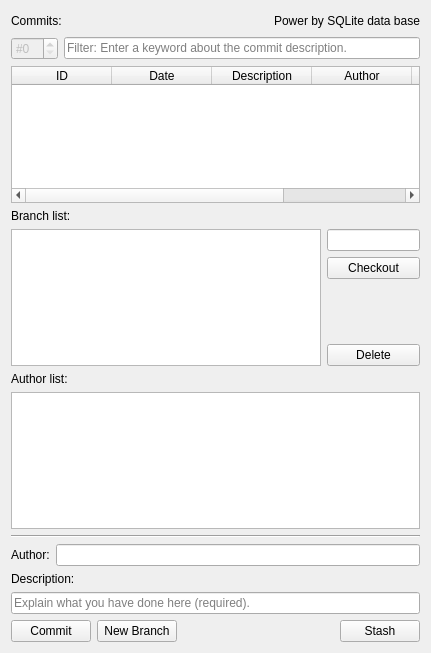
<?xml version="1.0" encoding="UTF-8"?>
<ui version="4.0">
 <class>Form</class>
 <widget class="QWidget" name="Form">
  <property name="geometry">
   <rect>
    <x>0</x>
    <y>0</y>
    <width>431</width>
    <height>653</height>
   </rect>
  </property>
  <property name="windowTitle">
   <string>Form</string>
  </property>
  <property name="windowIcon">
   <iconset resource="../../icons.qrc">
    <normaloff>:/icons/git.png</normaloff>:/icons/git.png</iconset>
  </property>
  <layout class="QVBoxLayout" name="verticalLayout_2">
   <item>
    <layout class="QHBoxLayout" name="horizontalLayout_5">
     <item>
      <widget class="QLabel" name="CommitTable_text">
       <property name="text">
        <string>Commits:</string>
       </property>
      </widget>
     </item>
     <item>
      <spacer name="horizontalSpacer_2">
       <property name="orientation">
        <enum>Qt::Horizontal</enum>
       </property>
       <property name="sizeHint" stdset="0">
        <size>
         <width>40</width>
         <height>20</height>
        </size>
       </property>
      </spacer>
     </item>
     <item>
      <widget class="QLabel" name="label_2">
       <property name="text">
        <string>&lt;html&gt;&lt;head/&gt;&lt;body&gt;&lt;p&gt;&lt;img src=&quot;:/icons/SQL_icon.png&quot; width=&quot;15&quot;/&gt;Power by SQLite data base&lt;/p&gt;&lt;/body&gt;&lt;/html&gt;</string>
       </property>
      </widget>
     </item>
    </layout>
   </item>
   <item>
    <layout class="QHBoxLayout" name="horizontalLayout_3">
     <item>
      <widget class="QSpinBox" name="commit_current_id">
       <property name="enabled">
        <bool>false</bool>
       </property>
       <property name="prefix">
        <string>#</string>
       </property>
      </widget>
     </item>
     <item>
      <widget class="QLineEdit" name="commit_search_text">
       <property name="placeholderText">
        <string>Filter: Enter a keyword about the commit description.</string>
       </property>
      </widget>
     </item>
    </layout>
   </item>
   <item>
    <widget class="QTableWidget" name="CommitTable">
     <property name="editTriggers">
      <set>QAbstractItemView::NoEditTriggers</set>
     </property>
     <property name="selectionBehavior">
      <enum>QAbstractItemView::SelectRows</enum>
     </property>
     <property name="verticalScrollMode">
      <enum>QAbstractItemView::ScrollPerPixel</enum>
     </property>
     <property name="horizontalScrollMode">
      <enum>QAbstractItemView::ScrollPerPixel</enum>
     </property>
     <column>
      <property name="text">
       <string>ID</string>
      </property>
     </column>
     <column>
      <property name="text">
       <string>Date</string>
      </property>
     </column>
     <column>
      <property name="text">
       <string>Description</string>
      </property>
     </column>
     <column>
      <property name="text">
       <string>Author</string>
      </property>
     </column>
     <column>
      <property name="text">
       <string>Previous</string>
      </property>
     </column>
     <column>
      <property name="text">
       <string>Branch</string>
      </property>
     </column>
    </widget>
   </item>
   <item>
    <widget class="QLabel" name="label">
     <property name="text">
      <string>Branch list:</string>
     </property>
    </widget>
   </item>
   <item>
    <layout class="QHBoxLayout" name="horizontalLayout_2">
     <item>
      <widget class="QListWidget" name="BranchList"/>
     </item>
     <item>
      <layout class="QVBoxLayout" name="verticalLayout">
       <item>
        <widget class="QLineEdit" name="branch_current">
         <property name="sizePolicy">
          <sizepolicy hsizetype="Fixed" vsizetype="Fixed">
           <horstretch>0</horstretch>
           <verstretch>0</verstretch>
          </sizepolicy>
         </property>
         <property name="maximumSize">
          <size>
           <width>93</width>
           <height>16777215</height>
          </size>
         </property>
         <property name="readOnly">
          <bool>true</bool>
         </property>
        </widget>
       </item>
       <item>
        <widget class="QPushButton" name="branch_checkout">
         <property name="statusTip">
          <string>Switch and load the latest commit of this branch.</string>
         </property>
         <property name="text">
          <string>Checkout</string>
         </property>
         <property name="icon">
          <iconset resource="../../icons.qrc">
           <normaloff>:/icons/git.png</normaloff>:/icons/git.png</iconset>
         </property>
        </widget>
       </item>
       <item>
        <spacer name="verticalSpacer">
         <property name="orientation">
          <enum>Qt::Vertical</enum>
         </property>
         <property name="sizeHint" stdset="0">
          <size>
           <width>20</width>
           <height>40</height>
          </size>
         </property>
        </spacer>
       </item>
       <item>
        <widget class="QPushButton" name="branch_delete">
         <property name="statusTip">
          <string>Remove all the commits on this branch.</string>
         </property>
         <property name="text">
          <string>Delete</string>
         </property>
         <property name="icon">
          <iconset resource="../../icons.qrc">
           <normaloff>:/icons/delete.png</normaloff>:/icons/delete.png</iconset>
         </property>
        </widget>
       </item>
      </layout>
     </item>
    </layout>
   </item>
   <item>
    <widget class="QLabel" name="AuthorList_text">
     <property name="text">
      <string>Author list:</string>
     </property>
    </widget>
   </item>
   <item>
    <widget class="QListWidget" name="AuthorList"/>
   </item>
   <item>
    <widget class="Line" name="line">
     <property name="orientation">
      <enum>Qt::Horizontal</enum>
     </property>
    </widget>
   </item>
   <item>
    <layout class="QHBoxLayout" name="horizontalLayout">
     <item>
      <widget class="QLabel" name="FileAuthor_text">
       <property name="text">
        <string>Author:</string>
       </property>
      </widget>
     </item>
     <item>
      <widget class="QLineEdit" name="FileAuthor"/>
     </item>
    </layout>
   </item>
   <item>
    <widget class="QLabel" name="FileDescription_text">
     <property name="text">
      <string>Description:</string>
     </property>
    </widget>
   </item>
   <item>
    <widget class="QLineEdit" name="FileDescription">
     <property name="placeholderText">
      <string>Explain what you have done here (required).</string>
     </property>
    </widget>
   </item>
   <item>
    <layout class="QHBoxLayout" name="horizontalLayout_4">
     <item>
      <widget class="QPushButton" name="commit_add">
       <property name="statusTip">
        <string>Save the changes for this phase and provide backtracking points for this phase.</string>
       </property>
       <property name="text">
        <string>Commit</string>
       </property>
       <property name="icon">
        <iconset resource="../../icons.qrc">
         <normaloff>:/icons/git.png</normaloff>:/icons/git.png</iconset>
       </property>
      </widget>
     </item>
     <item>
      <widget class="QPushButton" name="branch_add">
       <property name="statusTip">
        <string>Creat a new branch then save the commit to this branch.</string>
       </property>
       <property name="text">
        <string>New Branch</string>
       </property>
       <property name="icon">
        <iconset resource="../../icons.qrc">
         <normaloff>:/icons/git.png</normaloff>:/icons/git.png</iconset>
       </property>
      </widget>
     </item>
     <item>
      <spacer name="horizontalSpacer">
       <property name="orientation">
        <enum>Qt::Horizontal</enum>
       </property>
       <property name="sizeHint" stdset="0">
        <size>
         <width>40</width>
         <height>20</height>
        </size>
       </property>
      </spacer>
     </item>
     <item>
      <widget class="QPushButton" name="commit_stash">
       <property name="statusTip">
        <string>Abandon all changes of this time, and return to the latest commit.</string>
       </property>
       <property name="text">
        <string>Stash</string>
       </property>
       <property name="icon">
        <iconset resource="../../icons.qrc">
         <normaloff>:/icons/delete.png</normaloff>:/icons/delete.png</iconset>
       </property>
      </widget>
     </item>
    </layout>
   </item>
  </layout>
 </widget>
 <resources>
  <include location="../../icons.qrc"/>
 </resources>
 <connections/>
</ui>
